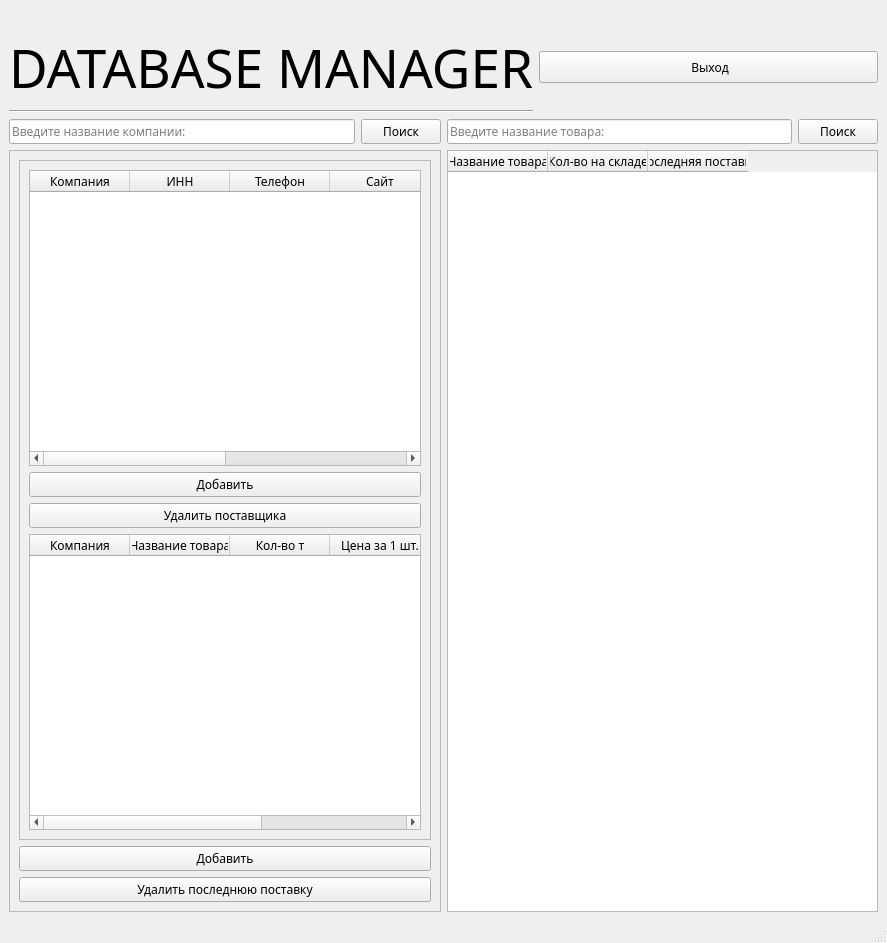
<?xml version="1.0" encoding="UTF-8"?>
<ui version="4.0">
 <class>MainWindow</class>
 <widget class="QMainWindow" name="MainWindow">
  <property name="geometry">
   <rect>
    <x>0</x>
    <y>0</y>
    <width>768</width>
    <height>943</height>
   </rect>
  </property>
  <property name="windowTitle">
   <string>MainWindow</string>
  </property>
  <widget class="QWidget" name="centralwidget">
   <property name="font">
    <font>
     <family>Lao MN</family>
     <weight>50</weight>
     <italic>false</italic>
     <bold>false</bold>
     <underline>false</underline>
     <strikeout>false</strikeout>
     <kerning>true</kerning>
    </font>
   </property>
   <layout class="QGridLayout" name="gridLayout_2">
    <property name="topMargin">
     <number>31</number>
    </property>
    <item row="6" column="0">
     <widget class="Line" name="line">
      <property name="orientation">
       <enum>Qt::Horizontal</enum>
      </property>
     </widget>
    </item>
    <item row="7" column="0" colspan="2">
     <layout class="QHBoxLayout" name="horizontalLayout">
      <item>
       <layout class="QGridLayout" name="gridLayout">
        <item row="0" column="2">
         <widget class="QLineEdit" name="searchItLine">
          <property name="inputMask">
           <string/>
          </property>
          <property name="placeholderText">
           <string>Введите название товара:</string>
          </property>
         </widget>
        </item>
        <item row="3" column="2" colspan="2">
         <widget class="QTableWidget" name="ItemsTable">
          <column>
           <property name="text">
            <string>Название товара</string>
           </property>
          </column>
          <column>
           <property name="text">
            <string>Кол-во на складе</string>
           </property>
          </column>
          <column>
           <property name="text">
            <string>Последняя поставка</string>
           </property>
          </column>
         </widget>
        </item>
        <item row="0" column="3">
         <widget class="QPushButton" name="searchItButton">
          <property name="font">
           <font>
            <family>Lao MN</family>
           </font>
          </property>
          <property name="text">
           <string>Поиск</string>
          </property>
         </widget>
        </item>
        <item row="0" column="1">
         <widget class="QPushButton" name="searchCoButton">
          <property name="font">
           <font>
            <family>Lao MN</family>
           </font>
          </property>
          <property name="text">
           <string>Поиск</string>
          </property>
         </widget>
        </item>
        <item row="0" column="0">
         <widget class="QLineEdit" name="searchCoLine">
          <property name="inputMask">
           <string/>
          </property>
          <property name="text">
           <string/>
          </property>
          <property name="placeholderText">
           <string>Введите название компании:</string>
          </property>
         </widget>
        </item>
        <item row="3" column="0" colspan="2">
         <layout class="QVBoxLayout" name="verticalLayout">
          <item>
           <widget class="QFrame" name="frame_3">
            <property name="frameShape">
             <enum>QFrame::StyledPanel</enum>
            </property>
            <property name="frameShadow">
             <enum>QFrame::Raised</enum>
            </property>
            <layout class="QGridLayout" name="gridLayout_4">
             <item row="3" column="0">
              <layout class="QVBoxLayout" name="verticalLayout_3">
               <item>
                <widget class="QPushButton" name="sPlusButton">
                 <property name="text">
                  <string>Добавить</string>
                 </property>
                </widget>
               </item>
               <item>
                <widget class="QPushButton" name="sDelButton">
                 <property name="text">
                  <string>Удалить последнюю поставку</string>
                 </property>
                </widget>
               </item>
              </layout>
             </item>
             <item row="1" column="0">
              <widget class="QFrame" name="frame_2">
               <property name="frameShape">
                <enum>QFrame::StyledPanel</enum>
               </property>
               <property name="frameShadow">
                <enum>QFrame::Raised</enum>
               </property>
               <layout class="QGridLayout" name="gridLayout_3">
                <item row="1" column="0">
                 <layout class="QVBoxLayout" name="verticalLayout_4">
                  <item>
                   <widget class="QPushButton" name="dPlusButton">
                    <property name="text">
                     <string>Добавить</string>
                    </property>
                   </widget>
                  </item>
                  <item>
                   <widget class="QPushButton" name="dDelButton">
                    <property name="text">
                     <string>Удалить поставщика</string>
                    </property>
                   </widget>
                  </item>
                 </layout>
                </item>
                <item row="2" column="0">
                 <widget class="QTableWidget" name="SupplyTable">
                  <column>
                   <property name="text">
                    <string>Компания</string>
                   </property>
                  </column>
                  <column>
                   <property name="text">
                    <string>Название товара</string>
                   </property>
                  </column>
                  <column>
                   <property name="text">
                    <string>Кол-во т</string>
                   </property>
                  </column>
                  <column>
                   <property name="text">
                    <string>Цена за 1 шт.</string>
                   </property>
                  </column>
                  <column>
                   <property name="text">
                    <string>Дата поставки</string>
                   </property>
                  </column>
                 </widget>
                </item>
                <item row="0" column="0">
                 <widget class="QTableWidget" name="DealersTable">
                  <column>
                   <property name="text">
                    <string>Компания</string>
                   </property>
                  </column>
                  <column>
                   <property name="text">
                    <string>ИНН</string>
                   </property>
                  </column>
                  <column>
                   <property name="text">
                    <string>Телефон</string>
                   </property>
                  </column>
                  <column>
                   <property name="text">
                    <string>Сайт</string>
                   </property>
                  </column>
                  <column>
                   <property name="text">
                    <string>Дата регистрации</string>
                   </property>
                  </column>
                  <column>
                   <property name="text">
                    <string>Дата последней поставки</string>
                   </property>
                  </column>
                 </widget>
                </item>
               </layout>
              </widget>
             </item>
            </layout>
           </widget>
          </item>
         </layout>
        </item>
       </layout>
      </item>
     </layout>
    </item>
    <item row="1" column="0">
     <widget class="QLabel" name="label">
      <property name="font">
       <font>
        <family>Lao MN</family>
        <pointsize>40</pointsize>
       </font>
      </property>
      <property name="text">
       <string>DATABASE MANAGER</string>
      </property>
     </widget>
    </item>
    <item row="1" column="1">
     <widget class="QPushButton" name="exitButton">
      <property name="minimumSize">
       <size>
        <width>339</width>
        <height>32</height>
       </size>
      </property>
      <property name="font">
       <font>
        <family>Lao MN</family>
       </font>
      </property>
      <property name="text">
       <string> Выход</string>
      </property>
     </widget>
    </item>
   </layout>
  </widget>
  <widget class="QMenuBar" name="menubar">
   <property name="geometry">
    <rect>
     <x>0</x>
     <y>0</y>
     <width>768</width>
     <height>24</height>
    </rect>
   </property>
  </widget>
  <widget class="QStatusBar" name="statusbar"/>
 </widget>
 <resources/>
 <connections/>
</ui>
